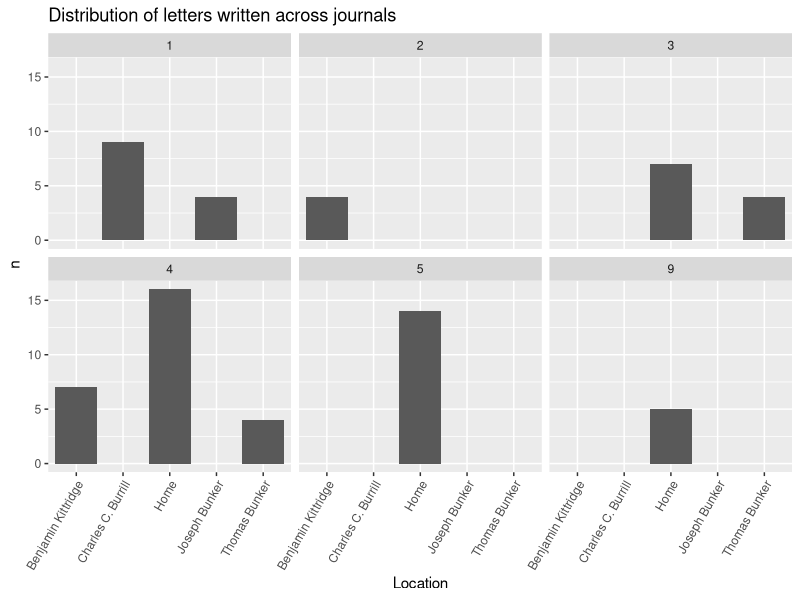
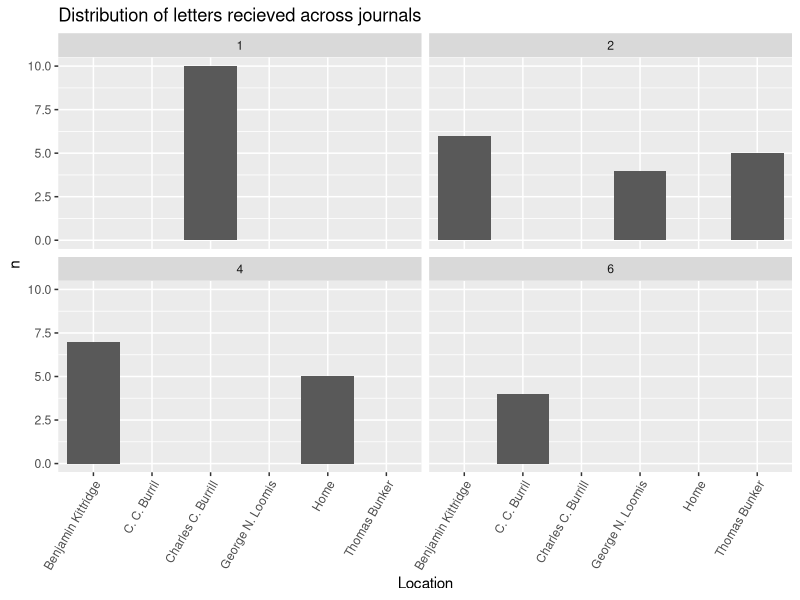
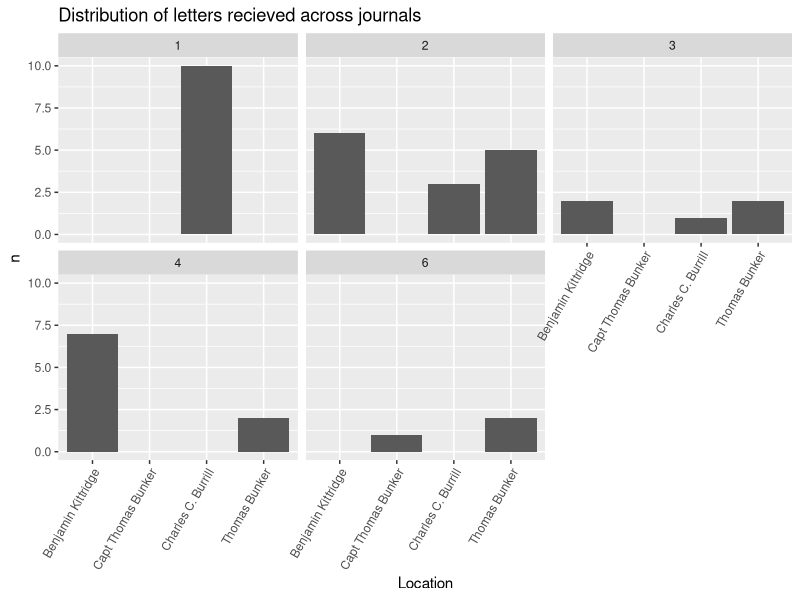
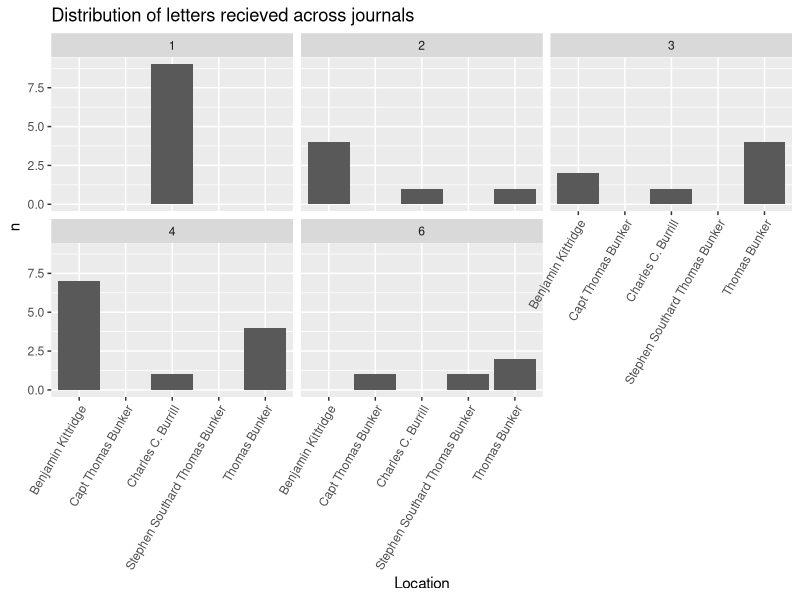

Recreate these plots in R, in order.
## ---- chunk 1
install.packages(c("tidyverse", 
                   "tidytext",
                   "stopwords",
                   "widyr",
                   "tidygraph",
                   "tidylo",
                   "ggraph",
                   "wordcloud",
                   "dplyr"))
## ---- chunk 2
library(dplyr)
library(tidyverse)
library("magrittr") 
library(tidyverse)
library(tidytext)
## ---- chunk 3
library(readr)
journal_71_72 <- read_csv("Data_Sets/journal_1871_1872 - Sheet1 (1).csv")
journal_73 <- read_csv("Data_Sets/journal_1873 - Sheet1.csv")
journal_74 <- read_csv("Data_Sets/journal_1874 - Sheet1.csv")
journal_75 <- read_csv("Data_Sets/journal_1875 - Sheet1.csv")
journal_76 <- read_csv("Data_Sets/journal_1876 - Sheet1.csv")
journal_77 <- read_csv("Data_Sets/journal_1877 - Sheet1.csv")
journal_80 <- read_csv("Data_Sets/journal_1880 - Sheet1.csv")
journal_83 <- read_csv("Data_Sets/journal_1883 - Sheet1.csv")
journal_84 <- read_csv("Data_Sets/journal_1884 - Sheet1.csv")
journal_86 <- read_csv("Data_Sets/journal_1886 - Sheet1.csv")

## ---- chunk 4
journal_71_72$journal <- 1
journal_73$journal <- 2
journal_74$journal <- 3
journal_75$journal <- 4
journal_76$journal <- 5
journal_77$journal <- 6

journal_80$journal <- 9

journal_83$journal <- 12
journal_84$journal <- 13

journal_86$journal <- 15
## ---- chunk 5
journal_71_72 <- journal_71_72 %>%
  rename(transcription_accuracy = transcription) %>%
  mutate(image_path = as.character(image_path)) %>%
  mutate(image_description = as.character(image_description))

journal_75 <- journal_75 %>%
  mutate(quantity = as.character(quantity)) %>%
  mutate(latitude = as.logical(latitude)) %>%
  mutate(latitude_origin = as.logical(latitude_origin)) %>%
  mutate(longitude = as.logical(longitude)) %>%
  mutate(longitude_origin = as.logical(longitude_origin))

journal_76 <- journal_76 %>%
  mutate(quantity = as.character(quantity)) %>%
  mutate(latitude = as.logical(latitude)) %>%
  mutate(latitude_origin = as.logical(latitude_origin)) %>%
  mutate(longitude = as.logical(longitude)) %>%
  mutate(longitude_origin = as.logical(longitude_origin)) %>%
  mutate(image_path = as.character(image_path)) %>%
  mutate(image_description = as.character(image_description)) %>%
  mutate(noteworthy = as.logical(noteworthy))

journal_77 <- journal_77 %>%
  mutate(quantity = as.character(quantity)) %>%
  mutate(image_path = as.character(image_path)) %>%
  mutate(image_description = as.character(image_description)) %>%
  mutate(noteworthy = as.logical(noteworthy)) %>%
  mutate(temperature_am = as.logical(temperature_am))

journal_80 <- journal_80 %>%
  mutate(image_path = as.character(image_path)) %>%
  mutate(image_description = as.character(image_description)) %>%
  mutate(noteworthy = as.logical(noteworthy)) %>%
  mutate(temperature_am = as.logical(temperature_am)) %>%
  mutate(temperature_pm = as.logical(temperature_pm)) %>%
  mutate(temperature_night = as.logical(temperature_night))
  
journal_86 <- journal_86 %>%
  mutate(image_path = as.character(image_path)) %>%
  mutate(image_description = as.character(image_description)) %>%
  mutate(noteworthy = as.logical(noteworthy)) %>%
  mutate(temperature_am = as.logical(temperature_am)) %>%
  mutate(temperature_pm = as.logical(temperature_pm)) %>%
  mutate(temperature_night = as.logical(temperature_night)) %>%
  mutate(latitude = as.logical(latitude)) %>%
  mutate(recorder = as.character(recorder)) %>%
  mutate(notes = as.character(notes)) %>%
  select(- ...37)

journal_83 <- journal_83 %>%
  mutate(image_path = as.character(image_path)) %>%
  mutate(image_description = as.character(image_description)) %>%
  mutate(noteworthy = as.logical(noteworthy)) %>%
  mutate(temperature_am = as.logical(temperature_am)) %>%
  mutate(latitude = as.logical(latitude)) %>%
  mutate(latitude_origin = as.logical(latitude_origin)) %>%
  mutate(longitude_origin = as.logical(longitude_origin)) %>%
  mutate(letter_from = as.character(letter_from))
  
journal_84 <- journal_84 %>%
  mutate(image_path = as.character(image_path)) %>%
  mutate(image_description = as.character(image_description)) %>%
  mutate(noteworthy = as.logical(noteworthy)) %>%
  mutate(temperature_am = as.logical(temperature_am)) %>%
  mutate(latitude = as.logical(latitude)) %>%
  mutate(latitude_origin = as.logical(latitude_origin)) %>%
  mutate(letter_to = as.character(letter_to))%>%
  mutate(notes = as.character(notes))
## ---- chunk 6
journals <- dplyr::bind_rows(journal_71_72, journal_73, journal_74, journal_75, journal_76, journal_77, journal_80, journal_86)
## ---- chunk 7
letters <- journals %>%
  filter(letter != "no letter")
## ---- chunk 8
read_letters <- letters %>%
  filter(letter_from != "NA")
  
## ---- chunk 9
write_letters <- letters %>%
  filter(letter_to != "NA")
## ---- chunk 10
read_letters <- read_letters %>%
  separate(letter_from, c("person_1", "person_2", "person_3", "person_4"), sep = ",")
## ---- chunk 11
per_1 <- read_letters %>%
  select(person_1, journal, journal_entry, date_mdy, month, transcription_accuracy, location, location_accuracy, local_place, local_place_accuracy, latitude,latitude_origin, longitude, longitude_origin, quantity, unit, item, letter, wind_direction_am, wind_direction_pm, wind_direction_night, weather_condition_am, weather_condition_pm, weather_condition_night, temperature_am, temperature_pm, temperature_night, image_path, image_description, recorder, notes, noteworthy, second_check) %>%
  rename(from = person_1)
per_2 <- read_letters %>%
  select(person_2, journal, journal_entry, date_mdy, month, transcription_accuracy, location, location_accuracy, local_place, local_place_accuracy, latitude,latitude_origin, longitude, longitude_origin, quantity, unit, item, letter, wind_direction_am, wind_direction_pm, wind_direction_night, weather_condition_am, weather_condition_pm, weather_condition_night, temperature_am, temperature_pm, temperature_night, image_path, image_description, recorder, notes, noteworthy, second_check) %>%
  rename(from = person_2)
per_3 <- read_letters %>%
  select(person_3, journal, journal_entry, date_mdy, month, transcription_accuracy, location, location_accuracy, local_place, local_place_accuracy, latitude,latitude_origin, longitude, longitude_origin, quantity, unit, item, letter, wind_direction_am, wind_direction_pm, wind_direction_night, weather_condition_am, weather_condition_pm, weather_condition_night, temperature_am, temperature_pm, temperature_night, image_path, image_description, recorder, notes, noteworthy, second_check) %>%
  rename(from = person_3)
per_4 <- read_letters %>%
  select(person_4, journal, journal_entry, date_mdy, month, transcription_accuracy, location, location_accuracy, local_place, local_place_accuracy, latitude,latitude_origin, longitude, longitude_origin, quantity, unit, item, letter, wind_direction_am, wind_direction_pm, wind_direction_night, weather_condition_am, weather_condition_pm, weather_condition_night, temperature_am, temperature_pm, temperature_night, image_path, image_description, recorder, notes, noteworthy, second_check) %>%
  rename(from = person_4)

read_letters <- dplyr::bind_rows(per_1, per_2, per_3, per_4)
## ---- chunk 12
read_letters <- read_letters %>%
  mutate(from = str_to_title(from)) %>%
  mutate(from = trimws(from, "both")) %>%
  filter(from != "NA")
## ---- chunk 13
(read_count <- read_letters %>%
   filter(from!= "NA") %>%
    count(from, sort = TRUE))
## ---- chunk 14
write_letters <- write_letters %>%
  separate(letter_to, c("person_1", "person_2", "person_3", "person_4"), sep = ",")
## ---- chunk 15
per_1 <- write_letters %>%
  select(person_1, journal, journal_entry, date_mdy, month, transcription_accuracy, location, location_accuracy, local_place, local_place_accuracy, latitude,latitude_origin, longitude, longitude_origin, quantity, unit, item, letter, wind_direction_am, wind_direction_pm, wind_direction_night, weather_condition_am, weather_condition_pm, weather_condition_night, temperature_am, temperature_pm, temperature_night, image_path, image_description, recorder, notes, noteworthy, second_check) %>%
  rename(to = person_1)
per_2 <- write_letters %>%
  select(person_2, journal, journal_entry, date_mdy, month, transcription_accuracy, location, location_accuracy, local_place, local_place_accuracy, latitude,latitude_origin, longitude, longitude_origin, quantity, unit, item, letter, wind_direction_am, wind_direction_pm, wind_direction_night, weather_condition_am, weather_condition_pm, weather_condition_night, temperature_am, temperature_pm, temperature_night, image_path, image_description, recorder, notes, noteworthy, second_check) %>%
  rename(to = person_2)
per_3 <- write_letters %>%
  select(person_3, journal, journal_entry, date_mdy, month, transcription_accuracy, location, location_accuracy, local_place, local_place_accuracy, latitude,latitude_origin, longitude, longitude_origin, quantity, unit, item, letter, wind_direction_am, wind_direction_pm, wind_direction_night, weather_condition_am, weather_condition_pm, weather_condition_night, temperature_am, temperature_pm, temperature_night, image_path, image_description, recorder, notes, noteworthy, second_check) %>%
  rename(to = person_3)
per_4 <- write_letters %>%
  select(person_4, journal, journal_entry, date_mdy, month, transcription_accuracy, location, location_accuracy, local_place, local_place_accuracy, latitude,latitude_origin, longitude, longitude_origin, quantity, unit, item, letter, wind_direction_am, wind_direction_pm, wind_direction_night, weather_condition_am, weather_condition_pm, weather_condition_night, temperature_am, temperature_pm, temperature_night, image_path, image_description, recorder, notes, noteworthy, second_check) %>%
  rename(to = person_4)

write_letters <- dplyr::bind_rows(per_1, per_2, per_3, per_4)
## ---- chunk 16
write_letters <- write_letters %>%
  mutate(to = str_to_title(to)) %>%
  mutate(to = trimws(to, "both")) %>%
  filter(to != "NA")
## ---- chunk 17
(write_count <- write_letters %>%
   filter(to != "NA") %>%
    count(to, sort = TRUE))

## ---- chunk 18
ben_kitt <-letters %>%
  filter(grepl('Benjamin Kittridge|benjamin kittridge', letter_from))
ben_kitt_2 <-letters %>%
  filter(grepl('Benjamin Kittridge|benjamin kittridge', letter_to))

ben_kitt <- dplyr::bind_rows(ben_kitt, ben_kitt_2)
## ---- chunk 19
(BK_words <- ben_kitt %>%
    unnest_tokens(word, journal_entry) %>%
    count(journal, word, sort = TRUE) %>%
    filter(!word %in% stop_words$word))
## ---- chunk 20
bk_mention <-journals %>%
  filter(grepl('Benj. Kittridge|Benjamin Kittredge|Kittredge', journal_entry)) %>%
  filter(letter == "no letter")
## ---- chunk 21
(bk_word_xletter <- bk_mention %>%
  filter(letter == "no letter") %>%
    unnest_tokens(word, journal_entry) %>%
    count(journal, word, sort = TRUE) %>%
    filter(!word %in% stop_words$word))
## ---- chunk 22
CC_Burr <-letters %>%
  filter(grepl('Charles C. Burrill|C. C. Burrill', letter_from))
CC_Burr_2 <-letters %>%
  filter(grepl('Charles C. Burrill|C. C. Burrill', letter_to))

CC_Burr <- dplyr::bind_rows(CC_Burr, CC_Burr_2)
## ---- chunk 23
(CC_words <- CC_Burr %>%
    unnest_tokens(word, journal_entry) %>%
    count(journal, word, sort = TRUE) %>%
    filter(!word %in% stop_words$word))
## ---- chunk 24
CB_mention <-journals %>%
  filter(grepl('CC Burrill|C.C. Burrill|C. C. Burrill|C C Burrill| Charles C. Burrill| Charles C Burrill|Chas. C. Burrill', journal_entry)) %>%
  filter(letter == "no letter")
## ---- chunk 25
(cb_word_xletter <- CB_mention %>%
  filter(letter == "no letter") %>%
    unnest_tokens(word, journal_entry) %>%
    count(journal, word, sort = TRUE) %>%
    filter(!word %in% stop_words$word))
## ---- chunk 26
Tom_Bunk <-letters %>%
  filter(grepl('Thomas Bunker', letter_from))
Tom_Bunk_2 <-letters %>%
  filter(grepl('Thomas Bunker', letter_to))

Tom_Bunk <- dplyr::bind_rows(Tom_Bunk, Tom_Bunk_2)
## ---- chunk 27
(TB_words <- Tom_Bunk %>%
    unnest_tokens(word, journal_entry) %>%
    count(journal, word, sort = TRUE) %>%
    filter(!word %in% stop_words$word))
## ---- chunk 28
tb_mention <-journals %>%
  filter(grepl('Thomas Bunker|Thom Bunker|thomas Bunker', journal_entry)) %>%
  filter(letter == "no letter")
## ---- chunk 29
(tb_word_xletter <- tb_mention %>%
  filter(letter == "no letter") %>%
    unnest_tokens(word, journal_entry) %>%
    count(journal, word, sort = TRUE) %>%
    filter(!word %in% stop_words$word))
## ---- chunk 30
JF_King <-letters %>%
  filter(grepl('J.F. Kingsley|J.F.K|JFK|Jfk|J F Kingsley| J. F. Kingsley', letter_from))
JF_King_2 <-letters %>%
  filter(grepl('J.F. Kingsley|J.F.K|JFK|Jfk|J F Kingsley| J. F. Kingsley', letter_to))

JF_King <- dplyr::bind_rows(JF_King, JF_King_2)
## ---- chunk 31
(JFK_words <- JF_King %>%
    unnest_tokens(word, journal_entry) %>%
    count(journal, word, sort = TRUE) %>%
    filter(!word %in% stop_words$word))
## ---- chunk 32
jfk_mention <-journals %>%
  filter(grepl('J.F. Kingsley|J.F.K|JFK|Jfk|J F Kingsley| J. F. Kingsley', journal_entry)) 
## ---- chunk 33
(jfk_word_xletter <- jfk_mention %>%
    unnest_tokens(word, journal_entry) %>%
    count(journal, word, sort = TRUE) %>%
    filter(!word %in% stop_words$word))
## ---- chunk 34
count_1 <- write_letters %>%
    filter(journal == 1) %>%
           count(to) 
count_2 <- write_letters %>%
    filter(journal == 2) %>%
           count(to) 
count_3 <- write_letters %>%
    filter(journal == 3) %>%
           count(to)
count_4 <- write_letters %>%
    filter(journal == 4) %>%
           count(to)
count_5 <- write_letters %>%
    filter(journal == 5) %>%
           count(to)
count_6 <- write_letters %>%
    filter(journal == 6) %>%
           count(to) 
count_9 <- write_letters %>%
    filter(journal == 9) %>%
           count(to)
count_12 <- write_letters %>%
    filter(journal == 12) %>%
           count(to)
count_13 <- write_letters %>%
    filter(journal == 13) %>%
           count(to)
count_15 <- write_letters %>%
    filter(journal == 15) %>%
           count(to) 

## ---- chunk 35
count_1$journal <- 1
count_2$journal <- 2
count_3$journal <- 3
count_4$journal <- 4
count_5$journal <- 5
count_6$journal <- 6
count_9$journal <- 9
count_12$journal <- 12
count_13$journal <- 13
count_15$journal <- 15
## ---- chunk 36

to_count <- dplyr::bind_rows(count_1, count_2, count_3, count_4, count_5, count_6, count_9, count_12,count_13, count_15)
## ---- chunk 37
to_count %>%
  group_by(journal) %>%
   filter(n > 3) %>%
  ggplot(aes(x=to, y=n)) + 
   geom_bar(stat = "identity")+
   facet_wrap(vars(journal))+
    theme(axis.text.x = element_text(angle = 60, hjust = 1))+
   labs(y = "n", x = "Location", title = "Distribution of letters written across journals")
## ---- chunk 38
count_1 <- read_letters %>%
    filter(journal == 1) %>%
           count(from) 
count_2 <- read_letters %>%
    filter(journal == 2) %>%
           count(from) 
count_3 <- read_letters %>%
    filter(journal == 3) %>%
           count(from)
count_4 <- read_letters %>%
    filter(journal == 4) %>%
           count(from)
count_5 <- read_letters %>%
    filter(journal == 5) %>%
           count(from)
count_6 <- read_letters %>%
    filter(journal == 6) %>%
           count(from) 
count_9 <- read_letters %>%
    filter(journal == 9) %>%
           count(from)
count_12 <- read_letters %>%
    filter(journal == 12) %>%
           count(from)
count_13 <- read_letters %>%
    filter(journal == 13) %>%
           count(from)
count_15 <- read_letters %>%
    filter(journal == 15) %>%
           count(from) 

## ---- chunk 39
count_1$journal <- 1
count_2$journal <- 2
count_3$journal <- 3
count_4$journal <- 4
count_5$journal <- 5
count_6$journal <- 6
count_9$journal <- 9
count_12$journal <- 12
count_13$journal <- 13
count_15$journal <- 15
## ---- chunk 40

from_count <- dplyr::bind_rows(count_1, count_2, count_3, count_4, count_5, count_6, count_9, count_12,count_13, count_15)
## ---- chunk 41
from_count %>%
  group_by(journal) %>%
   filter(n > 3) %>%
  ggplot(aes(x=from, y=n)) + 
   geom_bar(stat = "identity")+
   facet_wrap(vars(journal))+
    theme(axis.text.x = element_text(angle = 60, hjust = 1))+
   labs(y = "n", x = "Location", title = "Distribution of letters recieved across journals")
## ---- chunk 42
top_from <- dplyr::filter(from_count, grepl('C. C. Burill|C.C. Burrill|C.c. Burrill|CC Burrill|Charles C. Burrill|Charles C Burill|Benjamin Kittridge|Thomas Bunker|Capt. Thomas Bunker|J.F. Kingsley|J.F.K|JFK|Jfk|J F Kingsley| J. F. Kingsley', from))
## ---- chunk 43
top_from %>%
  group_by(journal) %>%
  ggplot(aes(x=from, y=n)) + 
   geom_bar(stat = "identity")+
   facet_wrap(vars(journal))+
    theme(axis.text.x = element_text(angle = 60, hjust = 1))+
   labs(y = "n", x = "Location", title = "Distribution of letters recieved across journals")
## ---- chunk 44
top_to <- dplyr::filter(to_count, grepl('C. C. Burill|C.C. Burrill|C.c. Burrill|CC Burrill|Charles C. Burrill|Charles C Burill|Benjamin Kittridge|Thomas Bunker|Capt. Thomas Bunker|J.F. Kingsley|J.F.K|JFK|Jfk|J F Kingsley| J. F. Kingsley', to))
## ---- chunk 45
top_to %>%
  group_by(journal) %>%
  ggplot(aes(x=to, y=n)) + 
   geom_bar(stat = "identity")+
   facet_wrap(vars(journal))+
    theme(axis.text.x = element_text(angle = 60, hjust = 1))+
   labs(y = "n", x = "Location", title = "Distribution of letters recieved across journals")
## ---- chunk 46
#mapping <- c("74250" = 1, "8000" = 2, "9000" = 3)
#data$Week_Number <- mapping[as.character(data$Process_ID)]

#https://forum.posit.co/t/creating-a-new-column-based-on-another-column/109464/6
## ---- chunk 47
Top_2 <-   
  dplyr::filter(write_letters, grepl('C. C. Burill|C.C. Burrill|C.c. Burrill|CC Burrill|Charles C. Burrill|Charles C Burill|Benjamin Kittridge|Thomas Bunker|Capt. Thomas Bunker|J.F. Kingsley|J.F.K|JFK|Jfk|J F Kingsley| J. F. Kingsley', to))%>%
  rename(person = to)
Top_f <-
  dplyr::filter(read_letters, grepl('C. C. Burill|C.C. Burrill|C.c. Burrill|CC Burrill|Charles C. Burrill|Charles C Burill|Benjamin Kittridge|Thomas Bunker|Capt. Thomas Bunker|J.F. Kingsley|J.F.K|JFK|Jfk|J F Kingsley| J. F. Kingsley', from))%>%
  rename(person = from)

top <- dplyr::bind_rows(Top_2, Top_f)
## ---- chunk 48
mapping <- c("Charles C. Burrill" = 44.5434, "Benjamin Kittridge" = 44.387699, "Thomas Bunker" = 44.2534, "Capt Thomas Bunker" = 44.2534, "Stephen Southard Thomas Bunker" = 44.2534)

top$latitude_to <- mapping[as.character(top$person)]
## ---- chunk 49
mapping <- c("Charles C. Burrill" = 68.4195, "Benjamin Kittridge" = 68.212219, "Thomas Bunker" = 68.1837, "Capt Thomas Bunker" = 68.1837, "Stephen Southard Thomas Bunker" = 68.1837)

top$longitude_to <- mapping[as.character(top$person)]
## ---- chunk 50
mapping <- c("Winter Harbor" = 44.3948,                     
"West Gouldsboro, Winter Harbor" = 44.3948, 
# "NA"
"West Gouldsboro" = 44.4695,       
"Winter Harbor, Mark Island, Winter Harbor" = 44.3948,
"Hog Island, Jones Cove" = 44.4687,      
# "Salem"                                    
"Boston"  = 42.3601,                                 
"Stave Island, Winter Harbor" = 44.3948,          
"Prospect Harbor" = 44.4033,                       
"Ellsworth" = 44.5434,                  
"Bangor" = 44.8016,        
"Winter Harbor, West Gouldsboro" = 44.3948,      
"Winter Harbor, Turtle Isle, Winter Harbor" = 44.3948,
"Winter Harbor, Iron Bound, Winter Harbor" = 44.3948,
"Hancock, Petit Manan, Winter Harbor" = 44.3948, 
"Deer Isle, Bass Harbor, Winter Harbor"  = 44.3948,  
"Duck Islands, Winter Harbor" = 44.3948,
"Bass Habor, Winter Harbor"= 44.3948
# "Albany Railroad Wharf"  
)
top$latitude <- mapping[as.character(top$location)]
## ---- chunk 51
mapping <- c("Winter Harbor" = 68.0830,                     
"West Gouldsboro, Winter Harbor"= 68.0830,  
# "NA"
"West Gouldsboro" = 68.0903,               
"Winter Harbor, Mark Island, Winter Harbor" = 68.0830,
"Hog Island, Jones Cove" = 68.1017,
# "Salem"                                    
"Boston" = 71.0589,                               
"Stave Island, Winter Harbor" = 68.0830,           
"Prospect Harbor" = 68.0254,                      
"Ellsworth" = 68.4195,                   
"Bangor" = 68.7712,                       
"Winter Harbor, West Gouldsboro" = 68.0830,
"Winter Harbor, Turtle Isle, Winter Harbor" = 68.0830,
"Winter Harbor, Iron Bound, Winter Harbor" = 68.0830,
"Hancock, Petit Manan, Winter Harbor" = 68.0830,
"Deer Isle, Bass Harbor, Winter Harbor" = 68.0830,
"Duck Islands, Winter Harbor" = 68.0830, 
"Bass Habor, Winter Harbor" = 68.0830  
# "Albany Railroad Wharf"  
)

top$longitude <- mapping[as.character(top$location)]
